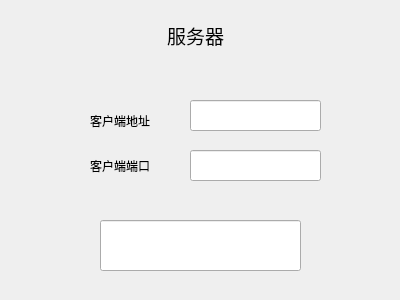
<?xml version="1.0" encoding="UTF-8"?>
<ui version="4.0">
 <class>Widget</class>
 <widget class="QWidget" name="Widget">
  <property name="geometry">
   <rect>
    <x>0</x>
    <y>0</y>
    <width>400</width>
    <height>300</height>
   </rect>
  </property>
  <property name="windowTitle">
   <string>Widget</string>
  </property>
  <widget class="QLabel" name="label">
   <property name="geometry">
    <rect>
     <x>160</x>
     <y>20</y>
     <width>71</width>
     <height>31</height>
    </rect>
   </property>
   <property name="text">
    <string>&lt;html&gt;&lt;head/&gt;&lt;body&gt;&lt;p align=&quot;center&quot;&gt;&lt;span style=&quot; font-size:14pt;&quot;&gt;服务器&lt;/span&gt;&lt;/p&gt;&lt;/body&gt;&lt;/html&gt;</string>
   </property>
  </widget>
  <widget class="QLineEdit" name="ipLineEdit">
   <property name="geometry">
    <rect>
     <x>190</x>
     <y>100</y>
     <width>131</width>
     <height>31</height>
    </rect>
   </property>
  </widget>
  <widget class="QLineEdit" name="portLineEdit">
   <property name="geometry">
    <rect>
     <x>190</x>
     <y>150</y>
     <width>131</width>
     <height>31</height>
    </rect>
   </property>
  </widget>
  <widget class="QLabel" name="label_2">
   <property name="geometry">
    <rect>
     <x>90</x>
     <y>110</y>
     <width>71</width>
     <height>21</height>
    </rect>
   </property>
   <property name="text">
    <string>客户端地址</string>
   </property>
  </widget>
  <widget class="QLabel" name="label_3">
   <property name="geometry">
    <rect>
     <x>90</x>
     <y>150</y>
     <width>71</width>
     <height>31</height>
    </rect>
   </property>
   <property name="text">
    <string>客户端端口</string>
   </property>
  </widget>
  <widget class="QLineEdit" name="mainLineEdit">
   <property name="geometry">
    <rect>
     <x>100</x>
     <y>220</y>
     <width>201</width>
     <height>51</height>
    </rect>
   </property>
  </widget>
 </widget>
 <layoutdefault spacing="6" margin="11"/>
 <resources/>
 <connections/>
</ui>
